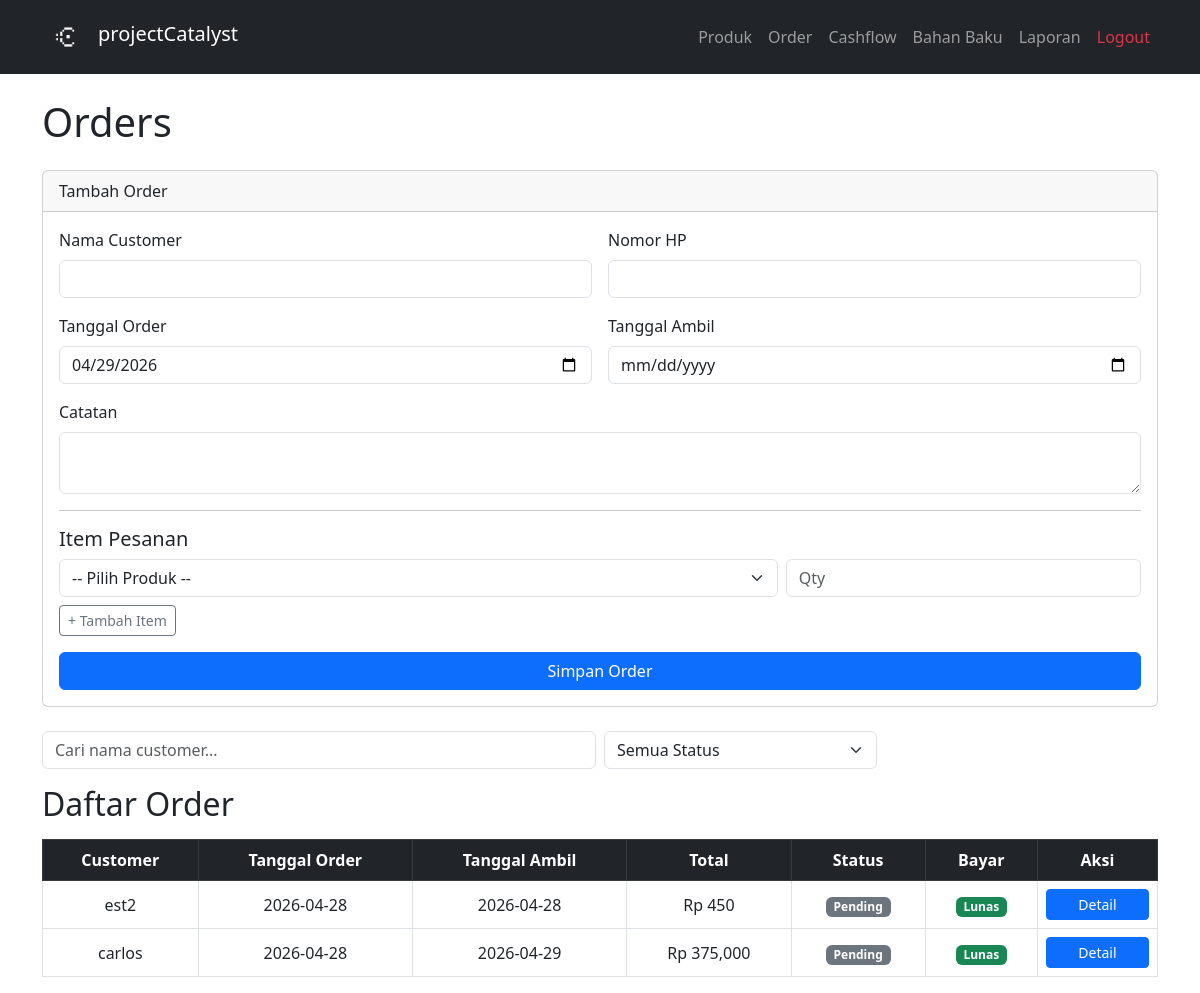
/orders (signed in), run on the app's committed database.
### tables this page shows
CREATE TABLE orders (
    id              INTEGER PRIMARY KEY AUTOINCREMENT,
    customer_name   TEXT NOT NULL,
    customer_phone  TEXT,
    order_date      TEXT NOT NULL,
    pickup_date     TEXT,
    status          TEXT DEFAULT 'pending',
    payment_method  TEXT NOT NULL,
    payment_status  TEXT DEFAULT 'unpaid',
    notes           TEXT,
    created_at      TEXT DEFAULT CURRENT_TIMESTAMP
);

### app.py (the view)
@app.route('/orders')
@login_required
def orders():
    all_orders = get_all_orders()
    all_products = get_all_products()
    return render_template('orders.html', orders=all_orders, products=all_products)

### app.py (called while the page is built)
@login_manager.user_loader
def load_user(user_id):
    row = get_user_by_id(user_id)
    if row:
        return User(row['id'], row['username'], row['password_hash'])
    return None

### database/db.py (called while the page is built)
def get_connection():
    conn = sqlite3.connect(DB_PATH)
    conn.row_factory = sqlite3.Row
    conn.execute("PRAGMA foreign_keys = ON")
    return conn

def get_user_by_id(user_id):
    conn = get_connection()
    user = conn.execute('SELECT * FROM users WHERE id = ?', (user_id,)).fetchone()
    conn.close()
    return user

def get_all_products():
    conn = get_connection()
    products = conn.execute(
        "SELECT * FROM products WHERE is_active = 1 ORDER BY name"
    ).fetchall()
    conn.close()
    return products

def get_all_orders():
    conn = get_connection()
    orders = conn.execute("""
        SELECT o.*,
               COUNT(oi.id) as total_items,
               SUM(oi.quantity * oi.price) as total_harga
        FROM orders o
        LEFT JOIN order_items oi ON o.id = oi.order_id
        GROUP BY o.id
        ORDER BY o.created_at DESC
    """).fetchall()
    conn.close()
    return orders

### templates/orders.html (shortened to what this page needs)
{% extends 'base.html' %}
{% block content %}
<h1 class="mb-4">Orders</h1>
<div class="card mb-4">
    <div class="card-header">Tambah Order</div>
    <div class="card-body">
        <form action="/orders/add" method="POST">
            <div class="row g-3">
                <div class="col-12 col-md-6">
                    <label class="form-label">Nama Customer</label>
                    <input type="text" name="customer_name" class="form-control" required>
                </div>
                <div class="col-12 col-md-6">
                    <label class="form-label">Nomor HP</label>
                    <input type="text" name="customer_phone" class="form-control">
                </div>
                <div class="col-12 col-md-6">
                    <label class="form-label">Tanggal Order</label>
                    <input type="date" name="order_date" class="form-control" required id="order_date">
                </div>
                <div class="col-12 col-md-6">
                    <label class="form-label">Tanggal Ambil</label>
                    <input type="date" name="pickup_date" class="form-control">
                </div>
                <div class="col-12">
                    <label class="form-label">Catatan</label>
                    <textarea name="notes" class="form-control" rows="2"></textarea>
                </div>
            </div>
            <hr>
            <h5>Item Pesanan</h5>
            <div id="items-container">
                <div class="item-row row g-2 mb-2">
                    <div class="col-8">
                        <select name="product_id[]" class="form-select" required>
                            <option value="">-- Pilih Produk --</option>
                        </select>
                    </div>
                    <div class="col-4">
                        <input type="number" name="quantity[]" class="form-control" placeholder="Qty" min="1" required>
                    </div>
                </div>
            </div>
            <button type="button" class="btn btn-outline-secondary btn-sm mb-3" onclick="addItem()">+ Tambah Item</button>
            <br>
            <button type="submit" class="btn btn-primary w-100 w-md-auto">Simpan Order</button>
        </form>
    </div>
</div>
<div class="row g-2 mb-3">
    <div class="col-12 col-md-6">
        <input type="text" id="searchOrder" class="form-control"
               placeholder="Cari nama customer...">
    </div>
    <div class="col-12 col-md-3">
        <select id="filterStatus" class="form-select">
            <option value="">Semua Status</option>
        </select>
    </div>
</div>
<h2 class="mb-3">Daftar Order</h2>
{% if orders %}
<div class="table-responsive">
<table class="table table-bordered table-hover">
    <thead class="table-dark">
        <tr>
            <th>Customer</th>
            <th>Tanggal Order</th>
            <th>Tanggal Ambil</th>
            <th>Total</th>
            <th>Status</th>
            <th>Bayar</th>
            <th>Aksi</th>
        </tr>
    </thead>
    <tbody>
        {% for order in orders %}
        <tr>
            <td>{{ order['customer_name'] }}</td>
            <td>{{ order['order_date'] }}</td>
            <td>{{ order['pickup_date'] or '-' }}</td>
            <td>Rp {{ "{:,.0f}".format(order['total_harga'] or 0) }}</td>
            <td>
                {% if order['status'] == 'completed' %}
                <span class="badge bg-success">Completed</span>
                {% elif order['status'] == 'confirmed' %}
                <span class="badge bg-primary">Confirmed</span>
                {% elif order['status'] == 'ready' %}
                <span class="badge bg-info text-dark">Ready</span>
                {% elif order['status'] == 'cancelled' %}
                <span class="badge bg-danger">Cancelled</span>
                {% else %}
                <span class="badge bg-secondary">Pending</span>
                {% endif %}
            </td>
            <td>
                {% if order['payment_status'] == 'paid' %}
                <span class="badge bg-success">Lunas</span>
                {% elif order['payment_status'] == 'dp' %}
                <span class="badge bg-warning text-dark">DP</span>
                {% else %}
                <span class="badge bg-danger">Belum</span>
                {% endif %}
            </td>
            <td>
                <a href="/orders/{{ order['id'] }}" class="btn btn-primary btn-sm w-100">Detail</a>
            </td>
        </tr>
        {% endfor %}
    </tbody>
</table>
</div>
{% else %}
<p class="text-muted">Belum ada order.</p>
{% endif %}
{% endblock %}

### templates/base.html (style rules this page uses)
.btn { transition: all 0.2s ease; }
.card { transition: all 0.2s ease; cursor: pointer; }
.table tbody tr:nth-child(even) { background-color: #eef2ff; }
.table td { text-align: center; vertical-align: middle; }
.table th { text-align: center; vertical-align: middle; }

### data on the page
orders: customer_name "est2", order_date "2026-04-28", pickup_date "2026-04-28", order "450", status "Pending", payment_status "Lunas"
orders: customer_name "carlos", order_date "2026-04-28", pickup_date "2026-04-29", order "375,000", status "Pending", payment_status "Lunas"
